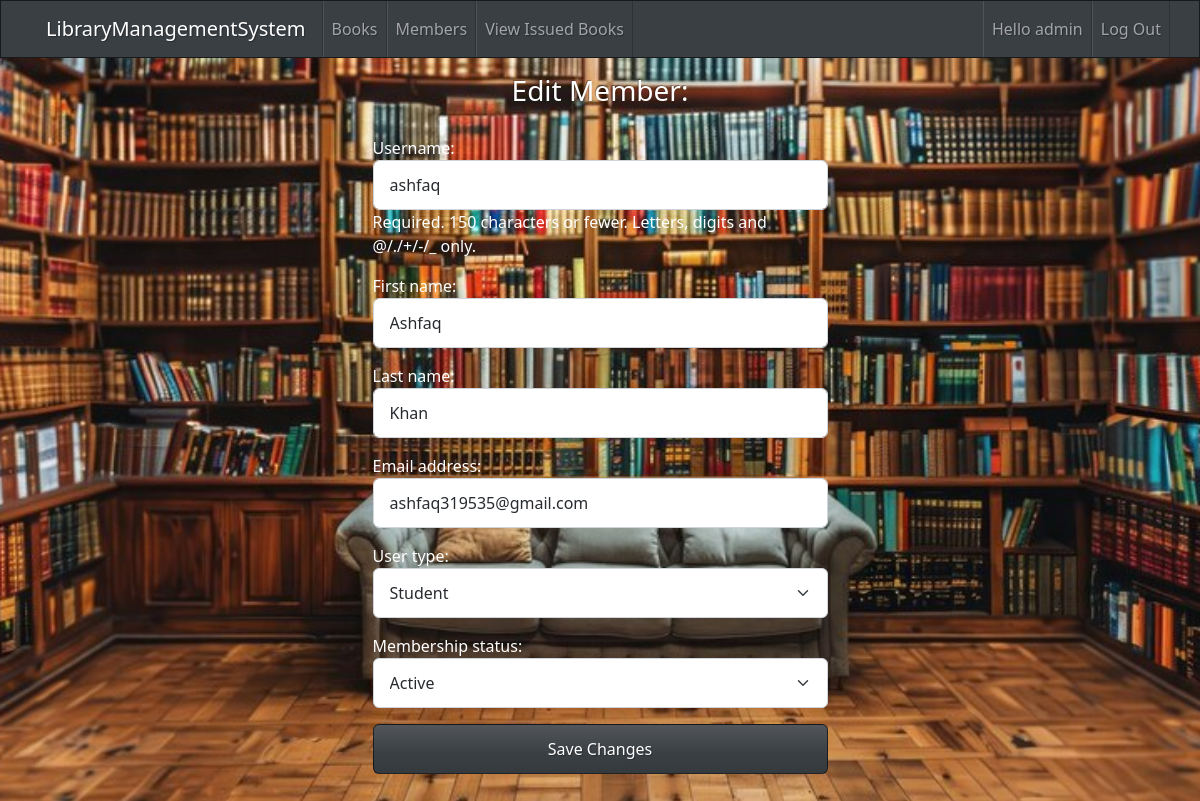
/library/members/edit/2/ (signed in), run on the app's committed database.
### library/models.py (models this page shows, shortened)
class Member(AbstractUser):
    STATUS_CHOICES = [
        ('active', 'Active'),
        ('closed', 'Closed'),
        ('blacklist', 'Blacklist'),
    ]
    USER = [
        ('librarian', 'Librarian'),
        ('student', 'Student'),
    ]
    user_type = models.CharField(choices=USER, max_length=50, default='student')
    membership_date = models.DateTimeField(auto_now_add=True)
    membership_status = models.CharField(max_length=20, choices=STATUS_CHOICES, default='active')

### library/decorators.py (the view)
    def _wrapped_view_func(request, *args, **kwargs):
        if request.user.user_type == 'librarian' or request.user.is_staff:
            return view_func(request, *args, **kwargs)
        else:
            raise PermissionDenied

### library/forms.py
class MemberEditForm(forms.ModelForm):
    class Meta:
        model = Member
        fields = ['username', 'first_name', 'last_name', 'email', 'user_type', 'membership_status']
        widgets = {
            'username': forms.TextInput(attrs={'class': 'form-control'}),
            'first_name': forms.TextInput(attrs={'class': 'form-control'}),
            'last_name': forms.TextInput(attrs={'class': 'form-control'}),
            'email': forms.EmailInput(attrs={'class': 'form-control'}),
            'user_type': forms.Select(attrs={'class': 'form-select'}),
            'membership_status': forms.Select(attrs={'class': 'form-select'}),
        }

### library/views.py (called while the page is built)
@login_required
@librarian_or_admin_required
def edit_member_view(request, pk):
    member = Member.objects.get(pk=pk)
    if request.method == 'POST':
        form = MemberEditForm(request.POST, instance=member)
        if form.is_valid():
            form.save()
            messages.success(request, 'Member data updated successfully!')
            return redirect('members')
    form = MemberEditForm(instance=member)
    context = {
        'form': form,
        'member': member
    }
    return render(request, 'edit_member.html', context)

### library/templates/edit_member.html (shortened to what this page needs)
{% extends 'base.html' %}
{% block content %}
<div class="container h-100 d-flex flex-column align-items-center justify-content-center mt-5">
    <h3 class="mb-4 text-center">Edit Member: {{ member.name }}</h3>
    <form method="POST" class="col-5 mt-1">
        {{ form.as_p }}
        <button type="submit" class="btn btn-primary w-100">Save Changes</button>
    </form>
</div>
{% endblock content %}

### library/templates/nav.html (shortened to what this page needs)
<div class="navbar navbar-expand-lg fixed-top navbar-dark bg-primary">
    <div class="container">
      <span class="navbar-brand">LibraryManagementSystem</span>
      <div class="collapse navbar-collapse" id="navbarResponsive">
        {% if request.user.is_staff or request.user.user_type == 'librarian' %}
        <ul class="navbar-nav">
            <li class="nav-item">
              <a class="nav-link" href="{% url 'books' %}"
                >Books
              </a>
            </li>
            <li class="nav-item">
              <a class="nav-link" href="{% url 'members' %}">Members</a>
            </li>
            <li class="nav-item">
              <a class="nav-link" href="{% url 'issue_book_view' %}">View Issued Books</a>
            </li>
        </ul>
        <ul class="navbar-nav ms-md-auto">
          <li class="nav-item">
            <span class="nav-link">Hello {{request.user.username}}</span>
          </li>
          <li class="nav-item">
            <a class="nav-link" href="{% url 'logout' %}">Log Out</a>
          </li>
        </ul>
        {% else %}
        <ul class="navbar-nav ms-md-auto">
            <li class="nav-item">
                <a class="nav-link" href="{% url 'login' %}">Login/Sign Up</a>
            </li>
        </ul>
        {% endif %}
      </div>
    </div>
  </div>

### data on the page
Member: user.username "admin"
Member: username "ashfaq", first_name "Ashfaq", last_name "Khan", email "ashfaq319535@gmail.com", user_type "Student", membership_status "Active"
